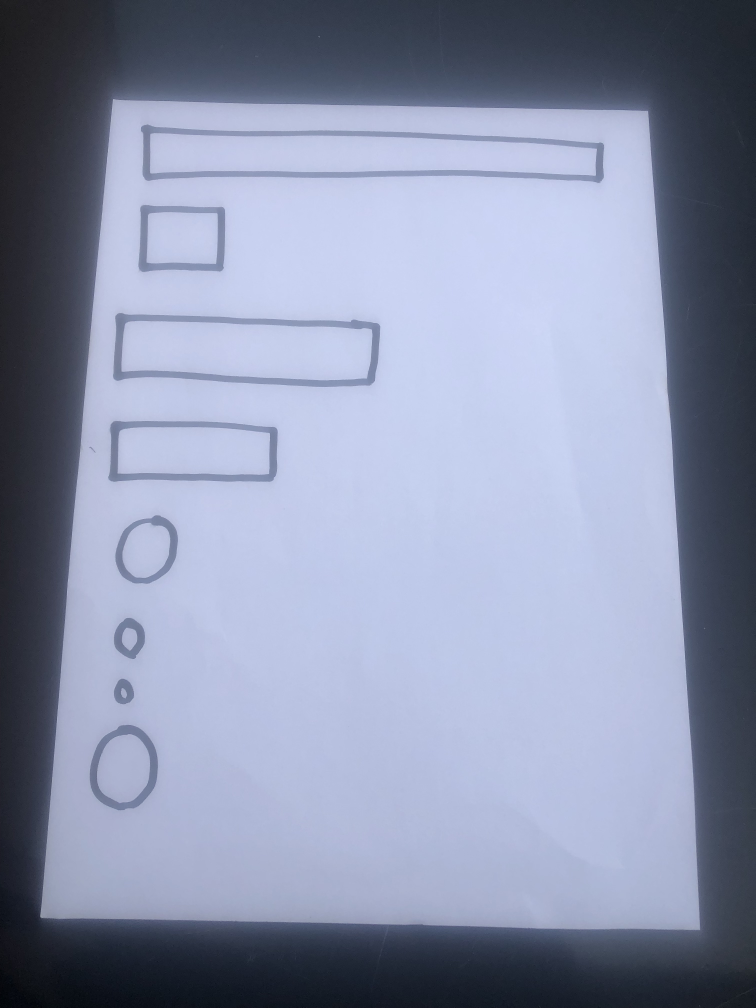
#> input picture Test Images/test_img_11.jpg, 3024 x 4032 px (shown at 1/4 size)
$ python -i shape_detector.py   (imports and definitions only)
#> lines starting #> are read from the running program, lines starting #| are printed output that depends on the picture; after the words box and inside, x2 and y2 are one past the last pixel; in counts of white or black regions, pixels touching at a corner belong together
#> further down, picture is the input picture: shape (4032, 3024, 3); mean B, G, R 170, 145.3, 137.5
import cv2, imutils, logging


# [1 line not run here, left out]

def sort_list(data, key):
    data.sort(key = lambda x: x[key][1])
    return data

def detect_shapes(image, duplicate_threshold=6, delta=5, show_output=True):
    """
    This function takes in an image (preferably after the original image has been processed to give a top-down view) and returns a
    dictionary containing all the shapes detected, the location of the centroids and the dimensions (where applicable)

    For now the function can only detect rectangles, squares and circles. This is done by estimating the contour perimeters of the outline
    or shape in the image.

    Anything not inferred to be a square or rectangle is assumed to be a circle.

    The delta value determines what is contained in a row. It is a threshold value. If the difference of the vertical (y) component of the
    centroids of two shapes is less than delta, then the shapes are considered to be on the same row
    """
#> called with duplicate_threshold = 6, delta = 5, show_output = True
    data_list = [] # for storing contour data
    shape = 'unknown'
    shape_layout = {} # for saving data after arranging into rows and columns
    rows = 0
    last_centroid = (0, 0)
    render_dict = {} # for storing final form data

    image = imutils.resize(image, height = 500) # resize image to have a height of 500px
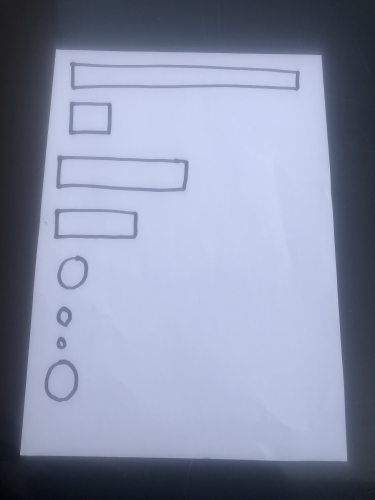
#> image: shape (500, 375, 3); mean of channels 0, 1, 2 170, 145.3, 137.5; drawn as B, G, R
    if len(image.shape) >= 3: # change to grayscale if image is colored
        image = cv2.cvtColor(image, cv2.COLOR_BGR2GRAY)
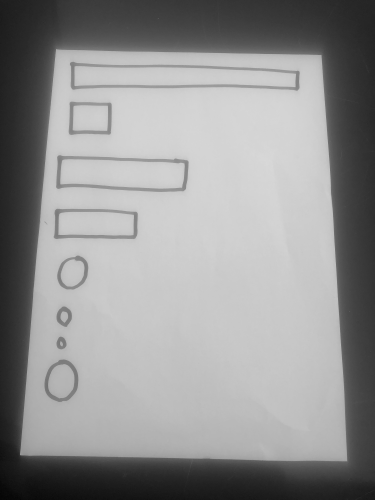
#> image: shape (500, 375); min 5, max 216, mean 145.8

    gray = cv2.GaussianBlur(image, (7, 7), 0) # applying a gaussian blur with a 7 x 7 kernel window to remove high freq noise from image to better detect edges
    # for more info on gaussian blur, see here: https://pyimagesearch.com/2021/04/28/opencv-smoothing-and-blurring/

    # Applying adaptive thresholding using gaussian mean
    threshold = cv2.adaptiveThreshold(gray, 255, cv2.ADAPTIVE_THRESH_GAUSSIAN_C, cv2.THRESH_BINARY_INV, 21, 10)
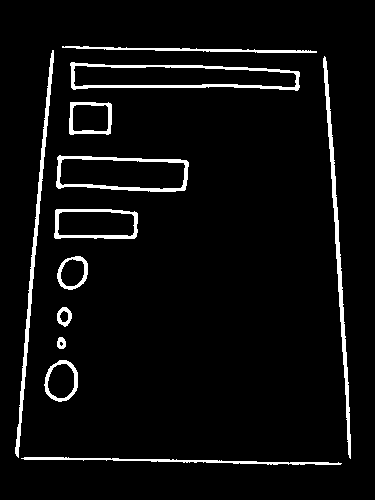
#> threshold: shape (500, 375); 4.9% white; 12 white regions

    # find contours in image
    contours = cv2.findContours(threshold, cv2.RETR_LIST, cv2.CHAIN_APPROX_SIMPLE)
#> contours = 20 contours, 1 with area under 20; largest, box (x1, y1, x2, y2) and area: (70, 62, 300, 91) 4832, (56, 155, 189, 192) 4033, (73, 65, 297, 88) 3824, (59, 158, 186, 190) 3260, (54, 209, 138, 239) 2283
    contours = imutils.grab_contours(contours) # to account for how different versions of opencv return contours

    # The following block of code process all the found contours.
    # If a contour has an area less than 50, it is considered a contour from noise and not from a shape, hence it is discarded
    for c in contours:
        area = cv2.contourArea(c)
        if area < 50: # discard smaller contours as they may just be as a result of noise
            continue

        M = cv2.moments(c)
        cX = int((M["m10"] / M["m00"]))
        cY = int((M["m01"] / M["m00"]))
        contour_data = {"centroid": tuple([cX, cY]), "contour": c}
        data_list.append(contour_data)
#> this loop made 20 passes
#> (area, cX, cY) on passes 1, 2, 3, 5, 6, 7, 8, 9, 10, 11, 12, 13: (470, 180, 460), (749.5, 60, 380), (1055, 61, 380), (74.5, 60, 342), (81.5, 63, 316), (200, 63, 316), (524.5, 72, 272), (776, 72, 272), (1778.5, 95, 223), (2283, 95, 223), (3259.5, 122, 173), (4033, 122, 173)
#> after the loop, data_list = 19 items

    data_list = sort_list(data_list, 'centroid') # sort list in ascending order by y-axis of centroids
    for data in data_list:
        c = data["contour"]
        centroid = data["centroid"]
        contour_perimeter = cv2.arcLength(c, True)

        # perform shape detection with Douglas-Pecker Algorithm
        # More info here: https://docs.opencv.org/4.x/d3/dc0/group__imgproc__shape.html#ga0012a5fdaea70b8a9970165d98722b4c
        perimeter_approx = cv2.approxPolyDP(c, 0.01 * contour_perimeter, True)
        if len(perimeter_approx) < 9: # allowance since freehand drawing
            x, y, w, h = cv2.boundingRect(c)
            aspect_ratio = w/float(h)
            shape  = 'square' if aspect_ratio >= 0.9 and aspect_ratio <= 1.5 else 'rectangle' # can play around with the values for aspect ratio
            shape_data = {"shape": shape, "centroid": centroid, "width": w, "height": h, 'perimeter': (x, y, w, h)}

        else:
            shape = 'circle'
            shape_data = {"shape": shape, "centroid": centroid, "width": None, "height": None, 'perimeter': [perimeter_approx]}

        """
        This block of code determines which inputs are on the same row. This computation is done based on a threshold value called delta.
        If the difference between the y-components of the two inputs are less than delta, then the inputs are considered to be on the same
        row
        """
        difference = abs(centroid[1] - last_centroid[1]) # |y2 - y1|
        if difference <= delta:
            try:
                shape_layout[f"row{rows}"].append(shape_data)
            except: shape_layout[f"row{rows}"] = [shape_data]
        else:
            rows += 1
            try:
                shape_layout[f"row{rows}"].append(shape_data)
            except: shape_layout[f"row{rows}"] = [shape_data]
        last_centroid = centroid
#> this loop made 19 passes
#> (contour_perimeter, perimeter_approx, x, y, w, h, aspect_ratio, shape) on passes 1, 2, 3, 5, 6, 7, 10: (528.2, [[62, 46], [316, 52]], 62, 46, 255, 7, 36.43, 'rectangle'), (485, [[73, 69], [293, 72], [296, 84], [75, 86]], 73, 65, 224, 23, 9.74, 'rectangle'), (508.2, [[70, 63], [73, 89], [299, 87], [299, 72]], 70, 62, 230, 29, 7.93, 'rectangle'), (146.1, [[70, 102], [70, 134], [110, 133], [110, 103]], 69, 102, 43, 33, 1.3, 'square'), (302.2, [[59, 182], [64, 158], [185, 165], [180, 188]], 59, 158, 127, 32, 3.97, 'rectangle'), (327.6, [[57, 157], [58, 188], [184, 190], [186, 160]], 56, 155, 133, 37, 3.59, 'rectangle'), (838.8, [[324, 56], [350, 458]], 323, 56, 28, 403, 0.0695, 'rectangle')
#> (contour_perimeter, x, y, w, h, aspect_ratio, shape, difference) on passes 4, 8, 9: (121.8, 72, 104, 37, 28, 1.32, 'square', 41), (196, 57, 211, 78, 26, 3, 'rectangle', 50), (221.5, 54, 209, 84, 30, 2.8, 'rectangle', 0)
#> after the loop, rows = 11; shape_layout = 11 items

    # perform filtering on dictionary to remove duplicate values
    last_centroid = (0, 0)
    for key in shape_layout.keys():
        x = []
        last_centroid = (0, 0)
        # for each row, sort all shapes by the x component of the centroid and remove duplicate values
        # A duplicate is found is the difference between two x components is less than the duplicate_threshold. In that case, one shape is discarded
        for elem in sorted(shape_layout[key], key=lambda x: x['centroid'][0]):
            centroid = elem['centroid']
            difference = centroid[0] - last_centroid[0]
            if abs(difference) > duplicate_threshold:
                x.append(elem)
            last_centroid = centroid
        render_dict[key] = x
#> this loop made 11 passes
#> after the loop, render_dict = 11 items

    # For displaying intermediate output
    if show_output:
        for value in render_dict.values():
            for elem in value:
                centroid = elem['centroid']
                perimeter = elem['perimeter']
                shape = elem['shape']
                if shape == 'circle':
                    cv2.drawContours(image, perimeter, -1, (0, 0, 255), 2)
                else:
                    x = perimeter[0]; y = perimeter[1]; w = perimeter[2]; h = perimeter[3];
                    cv2.rectangle(image, (x, y), (x + w, y + h), (0, 255,0), 2)
                elem['perimeter'] = None # discard perimeter data after use since it is no longer needed
                cv2.circle(image, centroid, 2, (0, 0, 255), 4)
                cv2.putText(image, shape, (centroid[0]+4, centroid[1]), cv2.FONT_HERSHEY_SIMPLEX, 0.5, (0, 0, 255), 1)
#> this loop made 11 passes
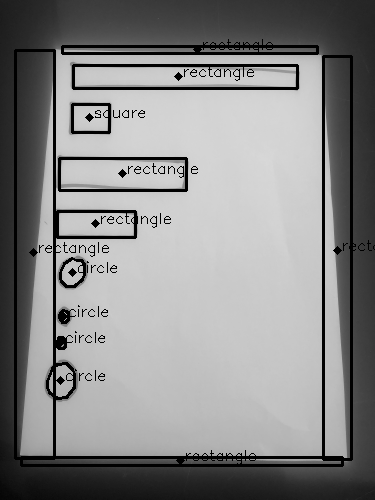
#> image: shape (500, 375); 7.83% of pixels changed, all inside (x1, y1, x2, y2) = (14, 39, 375, 467)
#> after the loop, elem = 5 items

        cv2.namedWindow("Shapes")
        cv2.imshow("Shapes", image)
        cv2.waitKey(0)
        cv2.destroyWindow("Shapes")
    if not render_dict:
        logging.warning("NO SHAPES FOUND!!!")
    return render_dict

>>> import cv2
>>> picture = cv2.imread('Test Images/test_img_11.jpg')
>>> result = detect_shapes(picture)
#> result = 11 items

$ run again, on Test Images/test_img_12.jpg
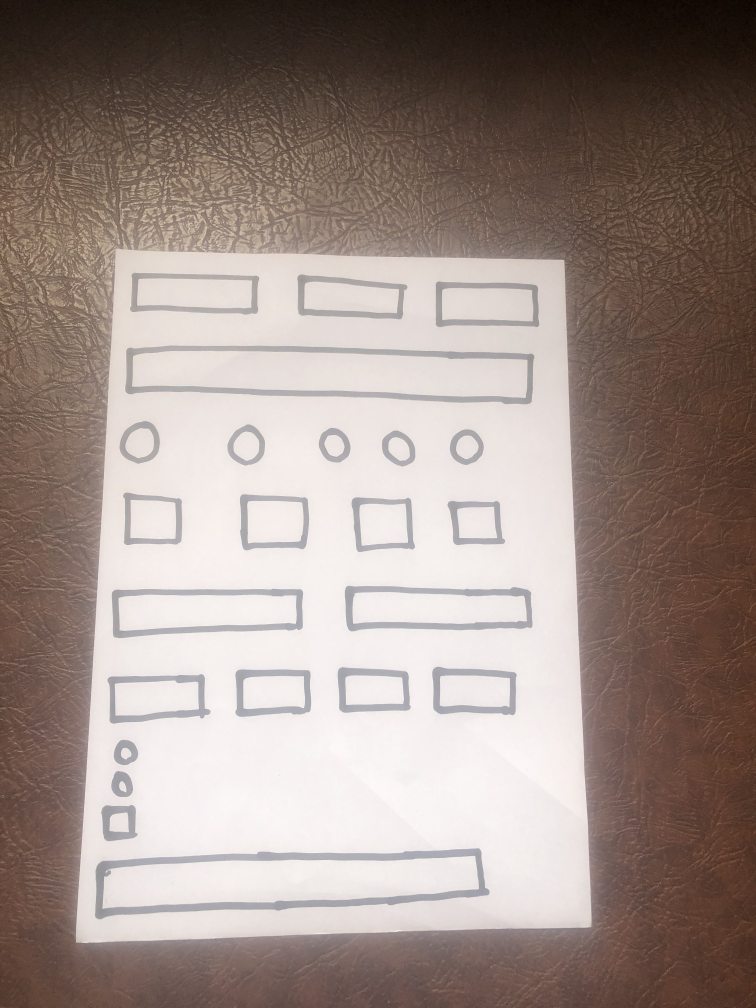
#> input picture Test Images/test_img_12.jpg, 3024 x 4032 px (shown at 1/4 size)
#> picture is the input picture: shape (4032, 3024, 3); mean B, G, R 134.6, 141.1, 155.8
#> in detect_shapes, `threshold = cv2.adaptiveThreshold(gray, 255, cv2.ADAPTIVE_THRESH_GAUSS..`:
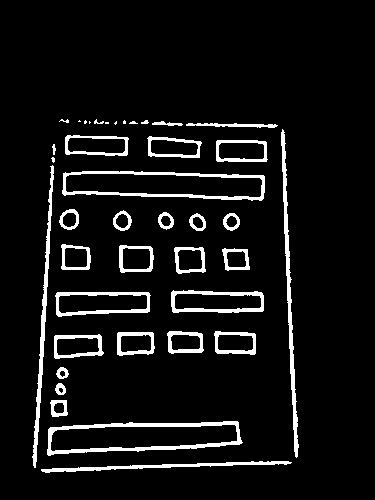
#> threshold: shape (500, 375); 7.2% white; 40 white regions (8 under 20 px)
#> contours = 63 contours, 12 with area under 20; largest, box (x1, y1, x2, y2) and area: (47, 421, 243, 456) 4932, (62, 171, 265, 201) 4714, (65, 173, 263, 198) 3762, (50, 424, 238, 452) 3726, (55, 292, 151, 317) 1962
#> the loop in detect_shapes, `for c in contours:` made 63 passes
#> (area, cX, cY) on passes 1, 2, 3, 4, 5, 7, 9, 10: (597.5, 160, 465), (3725.5, 140, 436), (4932, 141, 436), (105, 58, 407), (236, 58, 407), (87, 60, 388), (98, 61, 372), (666.5, 76, 345)
#> after the loop in detect_shapes, `for c in contours:`: data_list = 49 items
#> the loop in detect_shapes, `for data in data_list:` made 49 passes
#> (contour_perimeter, perimeter_approx, x, y, w, h, aspect_ratio, shape) on passes 2, 10, 29, 34: (195.8, [[186, 124], [257, 127], [277, 125]], 186, 123, 92, 5, 18.4, 'rectangle'), (458.9, [[64, 195], [261, 200], [264, 176], [65, 172]], 62, 171, 203, 30, 6.77, 'rectangle'), (690.8, [[282, 129], [296, 457]], 281, 129, 18, 329, 0.0547, 'rectangle'), (641.6, [[52, 165], [34, 467]], 32, 165, 22, 303, 0.0726, 'rectangle')
#> after the loop in detect_shapes, `for data in data_list:`: rows = 14; shape_layout = 14 items
#> the loop in detect_shapes, `for key in shape_layout.keys():` made 14 passes
#> the loop in detect_shapes, `for value in render_dict.values():` made 14 passes
#> after the loop in detect_shapes, `for value in render_dict.values():`:
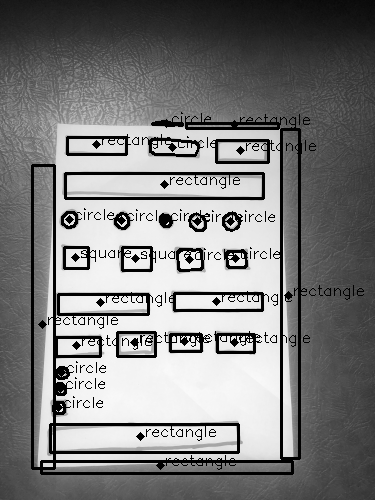
#> image: shape (500, 375); min 0, max 250, mean 126.1
#> after the loop in detect_shapes, `for value in render_dict.values():`: elem = 5 items
#> result = 14 items

$ run again, on Test Images/test_img_3.jpg
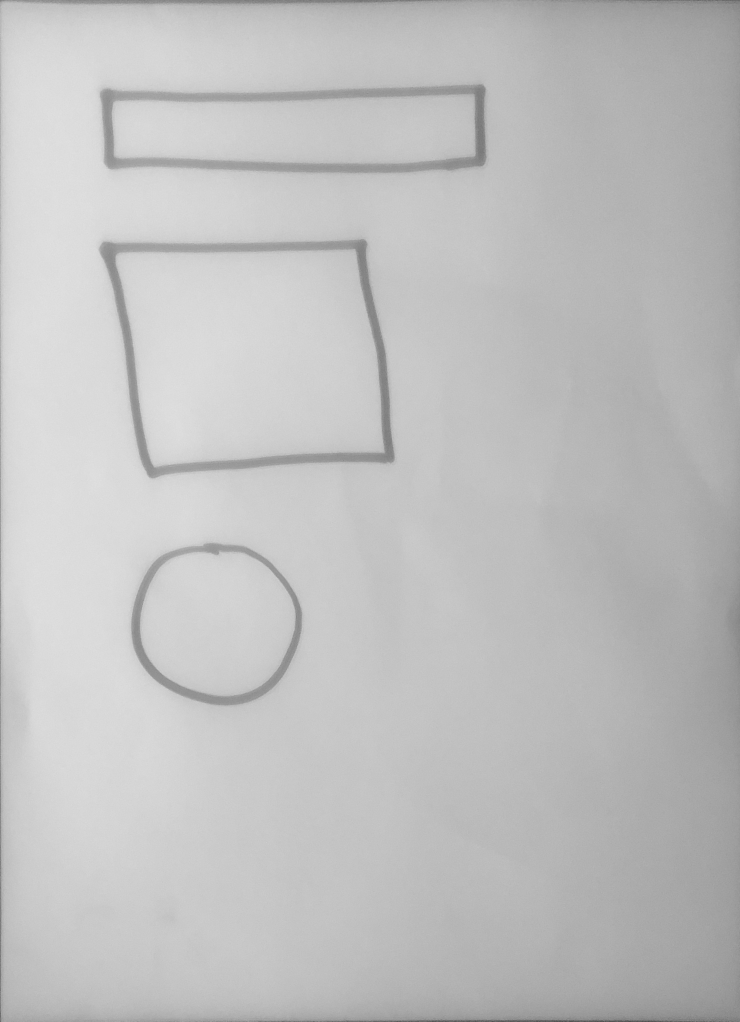
#> input picture Test Images/test_img_3.jpg, 2220 x 3064 px (shown at 1/3 size)
#> picture is the input picture: shape (3064, 2220, 3); min 71, max 229, mean 192
#> in detect_shapes, `threshold = cv2.adaptiveThreshold(gray, 255, cv2.ADAPTIVE_THRESH_GAUSS..`:
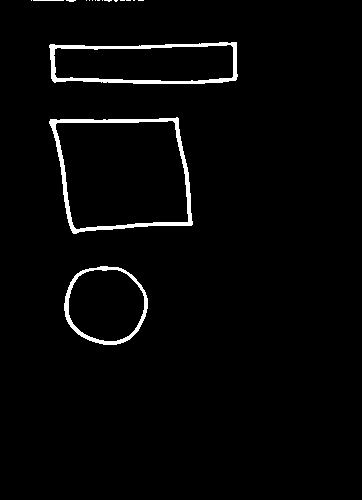
#> threshold: shape (500, 362); 2.5% white; 18 white regions (14 under 20 px)
#> contours = 21 contours, 15 with area under 20; largest, box (x1, y1, x2, y2) and area: (49, 117, 193, 234) 13610, (55, 120, 189, 230) 12216, (49, 42, 238, 84) 6918, (53, 44, 234, 82) 5766, (64, 266, 148, 345) 5112, (68, 269, 145, 342) 4411
#> the loop in detect_shapes, `for c in contours:` made 21 passes
#> (area, cX, cY) on passes 1 to 6: (4411, 105, 304), (5112.5, 105, 304), (12215.5, 122, 172), (13610.5, 122, 172), (5766.5, 146, 63), (6918.5, 145, 63)
#> after the loop in detect_shapes, `for c in contours:`: data_list = 6 items
#> the loop in detect_shapes, `for data in data_list:` made 6 passes
#> (contour_perimeter, perimeter_approx, x, y, w, h, aspect_ratio, shape) on passes 2 to 4: (456.7, [[236, 42], [50, 44], [51, 78], [235, 80]], 49, 42, 189, 42, 4.5, 'rectangle'), (455.3, [[172, 120], [188, 221], [76, 229], [55, 124]], 55, 120, 134, 110, 1.22, 'square'), (490.6, [[177, 117], [50, 119], [73, 233], [192, 224]], 49, 117, 144, 117, 1.23, 'square')
#> after the loop in detect_shapes, `for data in data_list:`: rows = 3; shape_layout = 3 items
#> the loop in detect_shapes, `for key in shape_layout.keys():` made 3 passes
#> the loop in detect_shapes, `for value in render_dict.values():` made 3 passes
#> after the loop in detect_shapes, `for value in render_dict.values():`:
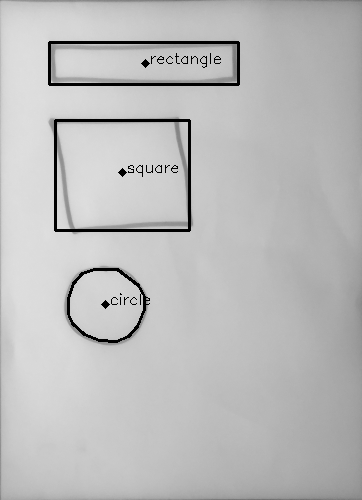
#> image: shape (500, 362); min 0, max 223, mean 187.9
#> after the loop in detect_shapes, `for value in render_dict.values():`: elem = 5 items
#> result = 3 items

$ run again, on Test Images/test_img_4.jpg
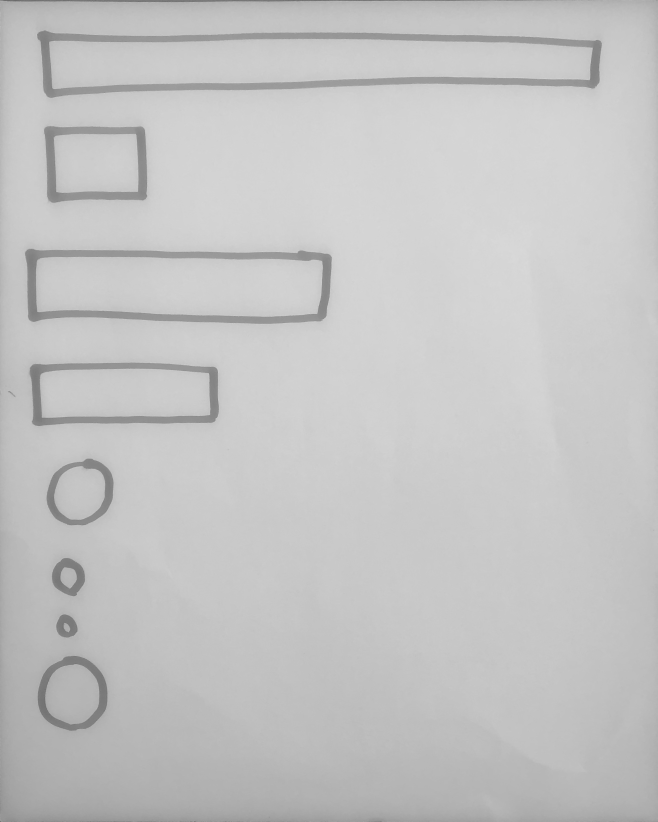
#> input picture Test Images/test_img_4.jpg, 2629 x 3286 px (shown at 1/4 size)
#> picture is the input picture: shape (3286, 2629, 3); min 91, max 224, mean 195.6
#> in detect_shapes, `threshold = cv2.adaptiveThreshold(gray, 255, cv2.ADAPTIVE_THRESH_GAUSS..`:
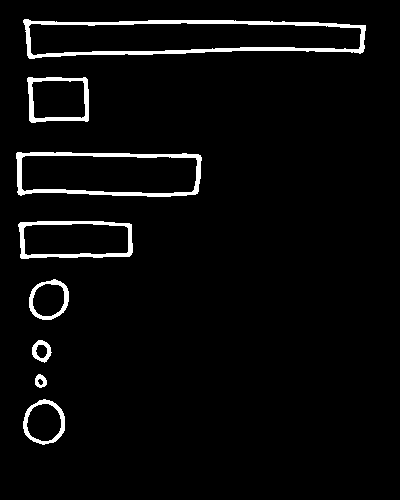
#> threshold: shape (500, 400); 3.8% white; 8 white regions
#> contours = 16 contours; largest, box (x1, y1, x2, y2) and area: (23, 19, 366, 59) 10497, (28, 22, 362, 56) 8498, (16, 152, 202, 197) 7457, (21, 155, 198, 194) 6154, (18, 221, 133, 259) 3900
#> the loop in detect_shapes, `for c in contours:` made 16 passes
#> (area, cX, cY) on passes 1, 2, 4, 5, 6, 7, 8, 9: (1035.5, 43, 422), (1426.5, 43, 421), (111, 40, 380), (128, 41, 350), (300, 41, 350), (859, 48, 299), (1228.5, 48, 299), (3085.5, 75, 238)
#> after the loop in detect_shapes, `for c in contours:`: data_list = 15 items
#> the loop in detect_shapes, `for data in data_list:` made 15 passes
#> (contour_perimeter, perimeter_approx, x, y, w, h, aspect_ratio, shape) on passes 2, 6: (760.7, [[23, 20], [29, 58], [364, 48], [365, 25]], 23, 19, 343, 40, 8.57, 'rectangle'), (454.4, [[16, 153], [20, 195], [198, 191], [198, 154]], 16, 152, 186, 45, 4.13, 'rectangle')
#> after the loop in detect_shapes, `for data in data_list:`: rows = 8; shape_layout = 8 items
#> the loop in detect_shapes, `for key in shape_layout.keys():` made 8 passes
#> the loop in detect_shapes, `for value in render_dict.values():` made 8 passes
#> after the loop in detect_shapes, `for value in render_dict.values():`:
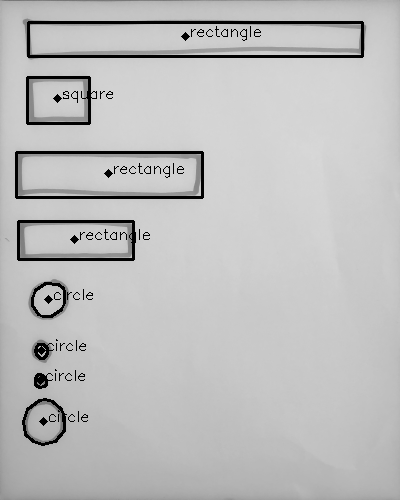
#> image: shape (500, 400); min 0, max 216, mean 189
#> after the loop in detect_shapes, `for value in render_dict.values():`: elem = 5 items
#> result = 8 items
